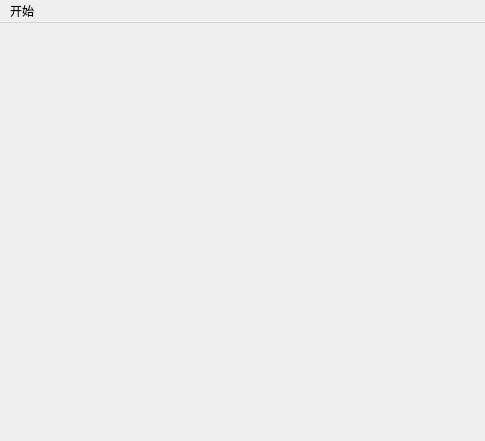
<?xml version="1.0" encoding="UTF-8"?>
<ui version="4.0">
 <class>MainScene</class>
 <widget class="QMainWindow" name="MainScene">
  <property name="geometry">
   <rect>
    <x>0</x>
    <y>0</y>
    <width>485</width>
    <height>441</height>
   </rect>
  </property>
  <property name="windowTitle">
   <string>MainScene</string>
  </property>
  <widget class="QWidget" name="centralwidget"/>
  <widget class="QMenuBar" name="menubar">
   <property name="geometry">
    <rect>
     <x>0</x>
     <y>0</y>
     <width>485</width>
     <height>21</height>
    </rect>
   </property>
   <widget class="QMenu" name="menu">
    <property name="title">
     <string>开始</string>
    </property>
    <addaction name="actionquit"/>
   </widget>
   <addaction name="menu"/>
  </widget>
  <action name="actionquit">
   <property name="text">
    <string>退出</string>
   </property>
  </action>
 </widget>
 <resources/>
 <connections/>
</ui>
